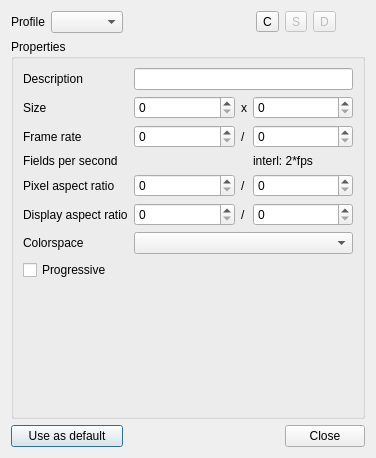
<?xml version="1.0" encoding="UTF-8"?>
<ui version="4.0">
 <class>ProfilesDialog_UI</class>
 <widget class="QDialog" name="ProfilesDialog_UI">
  <property name="geometry">
   <rect>
    <x>0</x>
    <y>0</y>
    <width>376</width>
    <height>458</height>
   </rect>
  </property>
  <property name="windowTitle">
   <string>Profiles</string>
  </property>
  <layout class="QGridLayout" name="gridLayout_2">
   <item row="0" column="0">
    <widget class="QLabel" name="label">
     <property name="text">
      <string>Profile</string>
     </property>
    </widget>
   </item>
   <item row="0" column="1">
    <widget class="KComboBox" name="profiles_list"/>
   </item>
   <item row="0" column="2">
    <spacer name="horizontalSpacer">
     <property name="orientation">
      <enum>Qt::Horizontal</enum>
     </property>
     <property name="sizeHint" stdset="0">
      <size>
       <width>40</width>
       <height>20</height>
      </size>
     </property>
    </spacer>
   </item>
   <item row="1" column="0" colspan="7">
    <widget class="QGroupBox" name="properties">
     <property name="title">
      <string>Properties</string>
     </property>
     <layout class="QGridLayout" name="gridLayout">
      <item row="0" column="0">
       <widget class="QLabel" name="label_2">
        <property name="text">
         <string>Description</string>
        </property>
       </widget>
      </item>
      <item row="0" column="1" colspan="3">
       <widget class="QLineEdit" name="description"/>
      </item>
      <item row="1" column="1">
       <widget class="QSpinBox" name="size_w">
        <property name="maximum">
         <number>10000</number>
        </property>
       </widget>
      </item>
      <item row="1" column="2">
       <widget class="QLabel" name="label_6">
        <property name="sizePolicy">
         <sizepolicy hsizetype="Maximum" vsizetype="Preferred">
          <horstretch>0</horstretch>
          <verstretch>0</verstretch>
         </sizepolicy>
        </property>
        <property name="text">
         <string>x</string>
        </property>
       </widget>
      </item>
      <item row="1" column="3">
       <widget class="QSpinBox" name="size_h">
        <property name="maximum">
         <number>10000</number>
        </property>
       </widget>
      </item>
      <item row="2" column="0">
       <widget class="QLabel" name="label_3">
        <property name="text">
         <string>Frame rate</string>
        </property>
       </widget>
      </item>
      <item row="2" column="1">
       <widget class="QSpinBox" name="frame_num">
        <property name="maximum">
         <number>500000</number>
        </property>
       </widget>
      </item>
      <item row="2" column="2">
       <widget class="QLabel" name="label_4">
        <property name="sizePolicy">
         <sizepolicy hsizetype="Maximum" vsizetype="Preferred">
          <horstretch>0</horstretch>
          <verstretch>0</verstretch>
         </sizepolicy>
        </property>
        <property name="text">
         <string>/</string>
        </property>
       </widget>
      </item>
      <item row="2" column="3">
       <widget class="QSpinBox" name="frame_den">
        <property name="maximum">
         <number>10000</number>
        </property>
       </widget>
      </item>
      <item row="4" column="0">
       <widget class="QLabel" name="label_9">
        <property name="text">
         <string>Pixel aspect ratio</string>
        </property>
       </widget>
      </item>
      <item row="4" column="1">
       <widget class="QSpinBox" name="aspect_num">
        <property name="maximum">
         <number>10000</number>
        </property>
       </widget>
      </item>
      <item row="4" column="2">
       <widget class="QLabel" name="label_7">
        <property name="sizePolicy">
         <sizepolicy hsizetype="Maximum" vsizetype="Preferred">
          <horstretch>0</horstretch>
          <verstretch>0</verstretch>
         </sizepolicy>
        </property>
        <property name="text">
         <string>/</string>
        </property>
       </widget>
      </item>
      <item row="4" column="3">
       <widget class="QSpinBox" name="aspect_den">
        <property name="maximum">
         <number>10000</number>
        </property>
       </widget>
      </item>
      <item row="5" column="0">
       <widget class="QLabel" name="label_10">
        <property name="text">
         <string>Display aspect ratio</string>
        </property>
       </widget>
      </item>
      <item row="5" column="1">
       <widget class="QSpinBox" name="display_num">
        <property name="maximum">
         <number>10000</number>
        </property>
       </widget>
      </item>
      <item row="5" column="2">
       <widget class="QLabel" name="label_8">
        <property name="sizePolicy">
         <sizepolicy hsizetype="Maximum" vsizetype="Preferred">
          <horstretch>0</horstretch>
          <verstretch>0</verstretch>
         </sizepolicy>
        </property>
        <property name="text">
         <string>/</string>
        </property>
       </widget>
      </item>
      <item row="5" column="3">
       <widget class="QSpinBox" name="display_den">
        <property name="maximum">
         <number>10000</number>
        </property>
       </widget>
      </item>
      <item row="9" column="0" colspan="2">
       <spacer name="verticalSpacer">
        <property name="orientation">
         <enum>Qt::Vertical</enum>
        </property>
        <property name="sizeHint" stdset="0">
         <size>
          <width>105</width>
          <height>17</height>
         </size>
        </property>
       </spacer>
      </item>
      <item row="1" column="0">
       <widget class="QLabel" name="label_5">
        <property name="text">
         <string>Size</string>
        </property>
       </widget>
      </item>
      <item row="3" column="0">
       <widget class="QLabel" name="label_11">
        <property name="text">
         <string>Fields per second</string>
        </property>
       </widget>
      </item>
      <item row="3" column="3">
       <widget class="QLabel" name="fields">
        <property name="text">
         <string notr="true">interl: 2*fps</string>
        </property>
       </widget>
      </item>
      <item row="7" column="0">
       <widget class="QLabel" name="label_12">
        <property name="text">
         <string>Colorspace</string>
        </property>
       </widget>
      </item>
      <item row="7" column="1" colspan="3">
       <widget class="KComboBox" name="colorspace"/>
      </item>
      <item row="8" column="0">
       <widget class="QCheckBox" name="progressive">
        <property name="text">
         <string>Progressive</string>
        </property>
       </widget>
      </item>
     </layout>
    </widget>
   </item>
   <item row="2" column="0" colspan="2">
    <widget class="QPushButton" name="button_default">
     <property name="text">
      <string>Use as default</string>
     </property>
    </widget>
   </item>
   <item row="2" column="4" colspan="3">
    <widget class="QDialogButtonBox" name="buttonBox">
     <property name="orientation">
      <enum>Qt::Horizontal</enum>
     </property>
     <property name="standardButtons">
      <set>QDialogButtonBox::Close</set>
     </property>
    </widget>
   </item>
   <item row="0" column="3">
    <widget class="QToolButton" name="button_create">
     <property name="text">
      <string>C</string>
     </property>
    </widget>
   </item>
   <item row="0" column="4">
    <widget class="QToolButton" name="button_save">
     <property name="enabled">
      <bool>false</bool>
     </property>
     <property name="text">
      <string>S</string>
     </property>
    </widget>
   </item>
   <item row="0" column="5">
    <widget class="QToolButton" name="button_delete">
     <property name="enabled">
      <bool>false</bool>
     </property>
     <property name="text">
      <string>D</string>
     </property>
    </widget>
   </item>
   <item row="2" column="2" colspan="2">
    <spacer name="horizontalSpacer_2">
     <property name="orientation">
      <enum>Qt::Horizontal</enum>
     </property>
     <property name="sizeHint" stdset="0">
      <size>
       <width>40</width>
       <height>20</height>
      </size>
     </property>
    </spacer>
   </item>
  </layout>
 </widget>
 <customwidgets>
  <customwidget>
   <class>KComboBox</class>
   <extends>QComboBox</extends>
   <header>kcombobox.h</header>
  </customwidget>
 </customwidgets>
 <resources/>
 <connections>
  <connection>
   <sender>buttonBox</sender>
   <signal>accepted()</signal>
   <receiver>ProfilesDialog_UI</receiver>
   <slot>accept()</slot>
   <hints>
    <hint type="sourcelabel">
     <x>248</x>
     <y>254</y>
    </hint>
    <hint type="destinationlabel">
     <x>157</x>
     <y>274</y>
    </hint>
   </hints>
  </connection>
  <connection>
   <sender>buttonBox</sender>
   <signal>rejected()</signal>
   <receiver>ProfilesDialog_UI</receiver>
   <slot>reject()</slot>
   <hints>
    <hint type="sourcelabel">
     <x>316</x>
     <y>260</y>
    </hint>
    <hint type="destinationlabel">
     <x>286</x>
     <y>274</y>
    </hint>
   </hints>
  </connection>
 </connections>
</ui>
